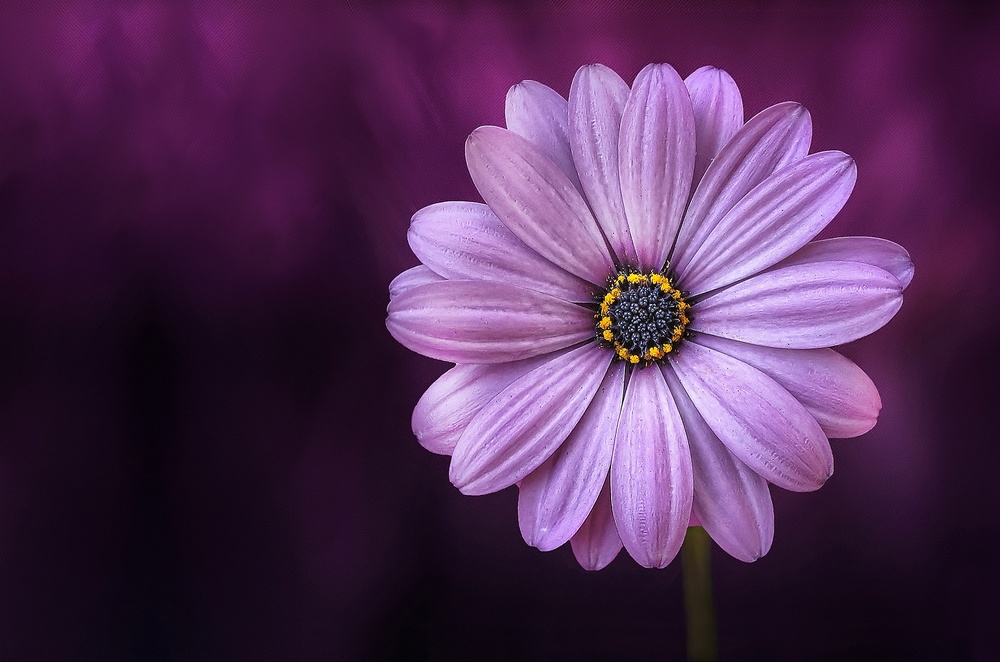
#> input picture flower.jpg, 1000 x 662 px, shrunk from 1980 x 1311 before the run
$ jupyter execute cv2_fundamentals.ipynb
#> lines starting #> are read from the running program, lines starting #| are printed output that depends on the picture
<a href="https://colab.research.google.com/github/Elma-dev/cv2_fundamentals/blob/main/cv2_fundamentals.ipynb" target="_parent"></a>

[cell 1]
import cv2
import numpy as np

[cell 2]
import matplotlib.pyplot as plt

[cell 3]
#read image
my_img=cv2.imread('./flower.jpg',cv2.IMREAD_GRAYSCALE)
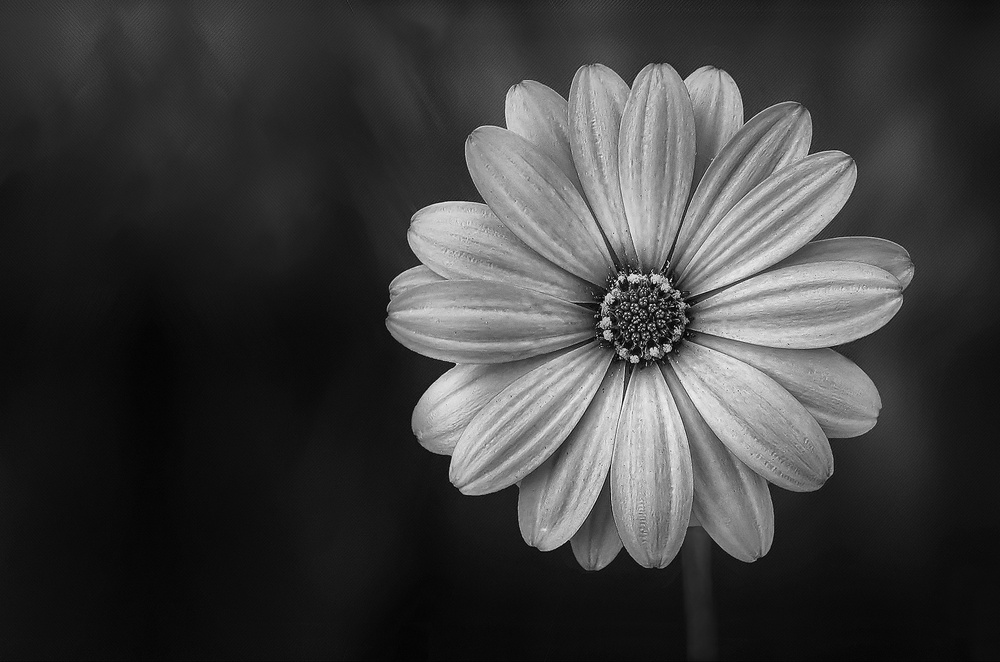
#> my_img: shape (662, 1000); min 0, max 255, mean 61.4
my_img.ndim
#> Out = 2

[cell 4]
from google.colab.patches import cv2_imshow
cv2_imshow(my_img)

[cell 5]
#show image with plt
plt.imshow(my_img,'gray')

[cell 6]
#cvtColor : Convert image color
my_img_rgb=cv2.cvtColor(my_img,cv2.COLOR_GRAY2RGB)
print(my_img_rgb.ndim)
#| 3

[cell 7]
# rgb image vs bgr
my_img_bgr=cv2.imread('./flower.jpg',cv2.IMREAD_COLOR) #always cv2 read in BGR Color
#> my_img_bgr is the input picture: shape (662, 1000, 3); mean B, G, R 85, 46.5, 81.5
my_img_rgb=cv2.cvtColor(my_img_bgr,cv2.COLOR_BGR2RGB)

[cell 8]
plt.imshow(my_img_bgr);plt.title("BGR Image");plt.show()
plt.imshow(my_img_rgb);plt.title("RGB Image");plt.show()

[cell 9]
for i in range(my_img_bgr.shape[2]):
  plt.subplot(1,3,i+1)
  plt.imshow(my_img_bgr[...,i])
plt.show()
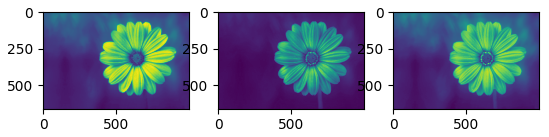
#> figure drawn by matplotlib, 3 panels

[cell 10]
my_img_yrb=cv2.cvtColor(my_img_rgb,cv2.COLOR_RGB2YCrCb)
#> my_img_yrb: shape (662, 1000, 3); mean of channels 0, 1, 2 61.4, 142.4, 141.3
plt.imshow(my_img_yrb)

[cell 11]
for i in range(my_img_yrb.shape[2]):
  plt.subplot(1,3,i+1)
  plt.imshow(my_img_yrb[...,i],cmap='gray')
plt.show()
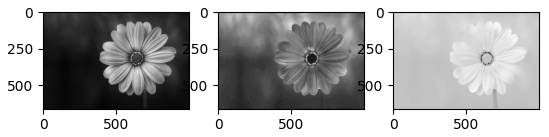
#> figure drawn by matplotlib, 3 panels

[cell 12]
#array ndim to 1-d
my_img_rgb.ravel()

[cell 13]
#color --> number of pixels
plt.hist(my_img_rgb.ravel(),255)
plt.show()
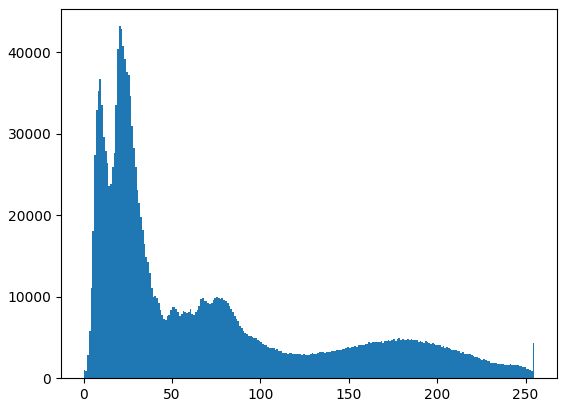
#> figure drawn by matplotlib, 1 panel; tallest bar 43171 high, from x = 20 to 21
